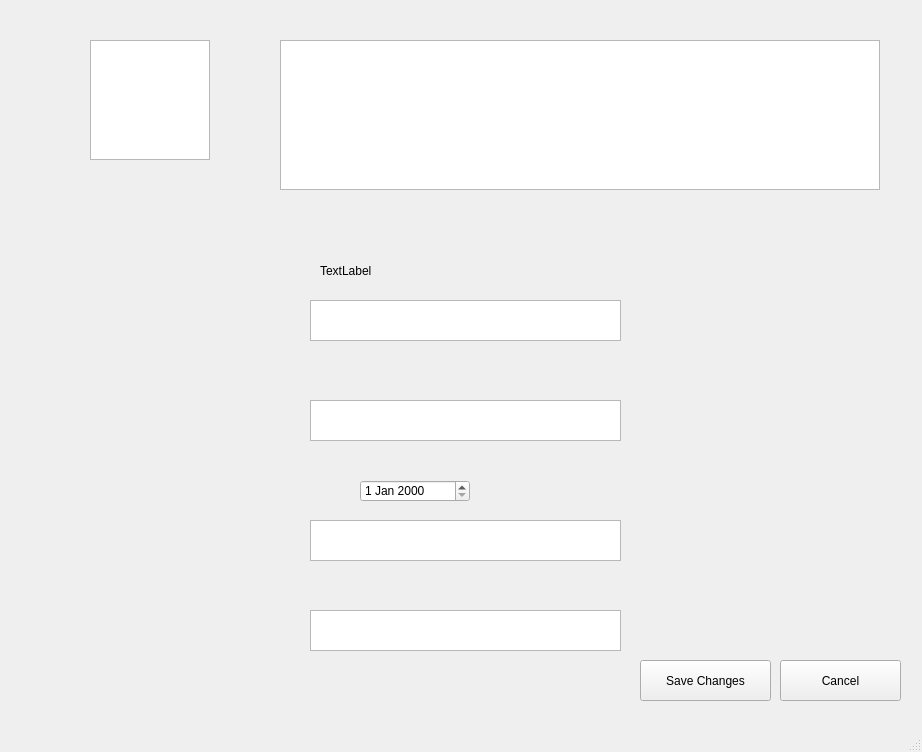
<?xml version="1.0" encoding="UTF-8"?>
<ui version="4.0">
 <class>MainWindow</class>
 <widget class="QMainWindow" name="MainWindow">
  <property name="geometry">
   <rect>
    <x>0</x>
    <y>0</y>
    <width>922</width>
    <height>752</height>
   </rect>
  </property>
  <property name="windowTitle">
   <string>MainWindow</string>
  </property>
  <widget class="QWidget" name="centralwidget">
   <widget class="QPushButton" name="pushButton">
    <property name="geometry">
     <rect>
      <x>640</x>
      <y>660</y>
      <width>131</width>
      <height>41</height>
     </rect>
    </property>
    <property name="text">
     <string>Save Changes</string>
    </property>
   </widget>
   <widget class="QPushButton" name="pushButton_2">
    <property name="geometry">
     <rect>
      <x>780</x>
      <y>660</y>
      <width>121</width>
      <height>41</height>
     </rect>
    </property>
    <property name="text">
     <string>Cancel</string>
    </property>
   </widget>
   <widget class="QGraphicsView" name="graphicsView">
    <property name="geometry">
     <rect>
      <x>90</x>
      <y>40</y>
      <width>120</width>
      <height>120</height>
     </rect>
    </property>
   </widget>
   <widget class="QGraphicsView" name="graphicsView_2">
    <property name="geometry">
     <rect>
      <x>280</x>
      <y>40</y>
      <width>600</width>
      <height>150</height>
     </rect>
    </property>
   </widget>
   <widget class="QTextEdit" name="textEdit">
    <property name="geometry">
     <rect>
      <x>310</x>
      <y>300</y>
      <width>311</width>
      <height>41</height>
     </rect>
    </property>
   </widget>
   <widget class="QTextEdit" name="textEdit_2">
    <property name="geometry">
     <rect>
      <x>310</x>
      <y>400</y>
      <width>311</width>
      <height>41</height>
     </rect>
    </property>
   </widget>
   <widget class="QTextEdit" name="textEdit_3">
    <property name="geometry">
     <rect>
      <x>310</x>
      <y>520</y>
      <width>311</width>
      <height>41</height>
     </rect>
    </property>
   </widget>
   <widget class="QTextEdit" name="textEdit_4">
    <property name="geometry">
     <rect>
      <x>310</x>
      <y>610</y>
      <width>311</width>
      <height>41</height>
     </rect>
    </property>
   </widget>
   <widget class="QDateEdit" name="dateEdit">
    <property name="geometry">
     <rect>
      <x>360</x>
      <y>480</y>
      <width>110</width>
      <height>22</height>
     </rect>
    </property>
   </widget>
   <widget class="QLabel" name="label">
    <property name="geometry">
     <rect>
      <x>320</x>
      <y>260</y>
      <width>111</width>
      <height>21</height>
     </rect>
    </property>
    <property name="text">
     <string>TextLabel</string>
    </property>
   </widget>
  </widget>
  <widget class="QMenuBar" name="menubar">
   <property name="geometry">
    <rect>
     <x>0</x>
     <y>0</y>
     <width>922</width>
     <height>21</height>
    </rect>
   </property>
  </widget>
  <widget class="QStatusBar" name="statusbar"/>
 </widget>
 <resources/>
 <connections/>
</ui>
